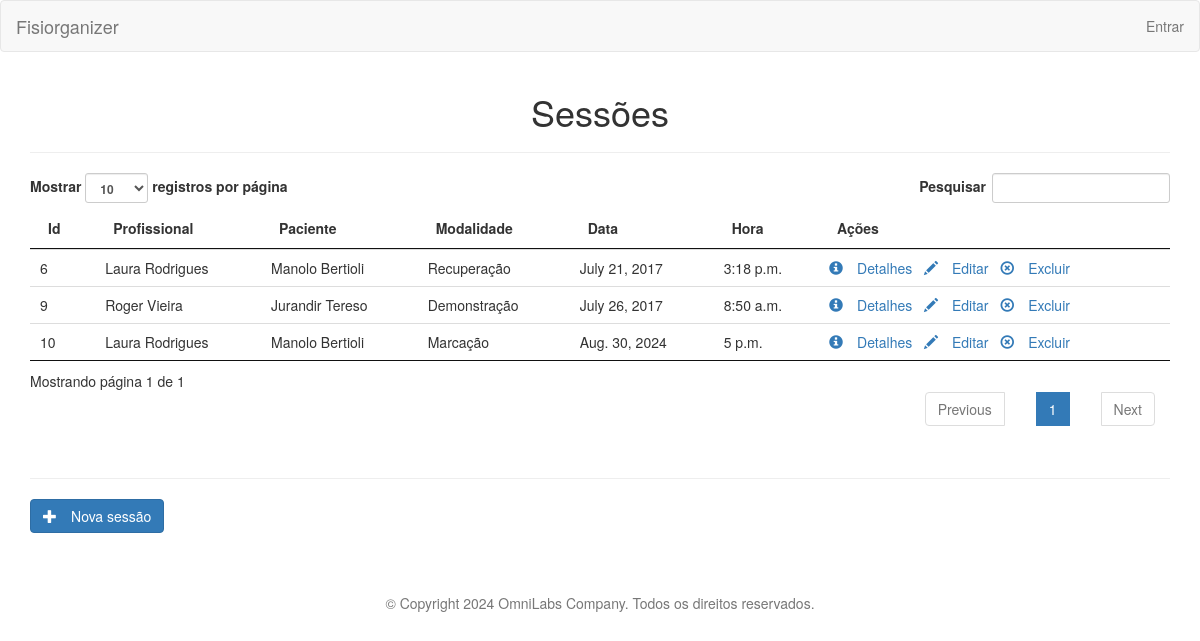
Before: /session/list/ with the older database file.
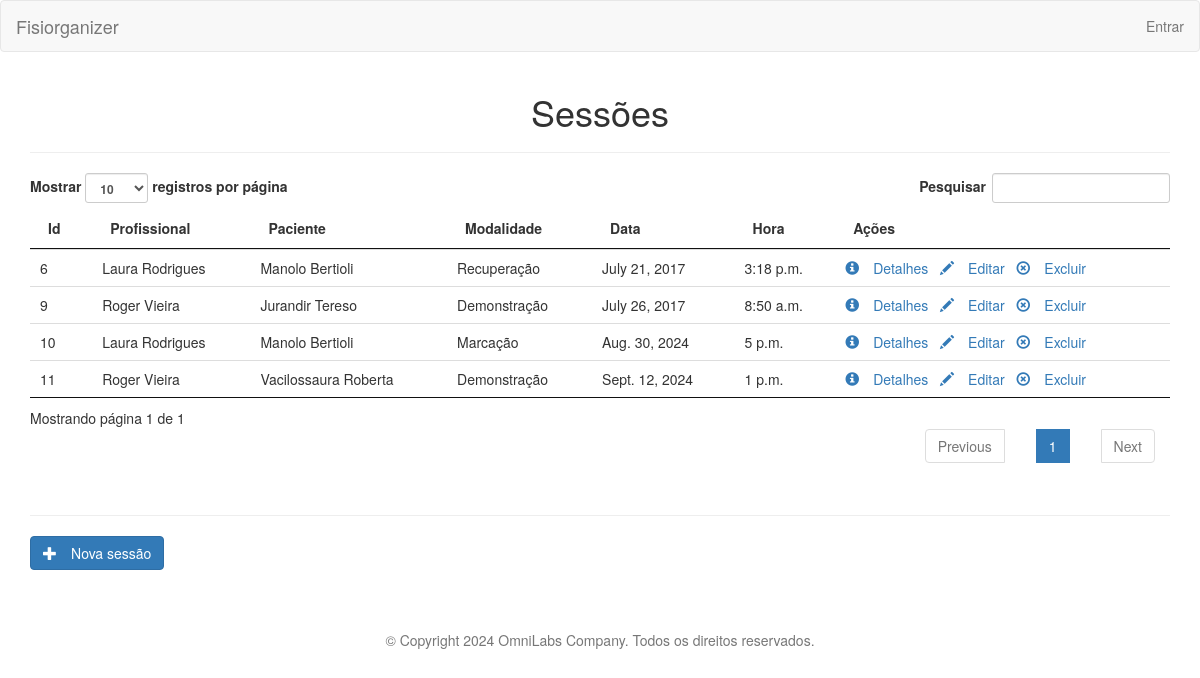
After: the same page with the newer database file.
### Fisiorganizer_SITE/models.py (models this page shows, shortened)
class Session(models.Model):
    id = models.AutoField(primary_key=True)
    modality = models.ForeignKey(Modality, on_delete=models.CASCADE)
    instructor = models.ForeignKey(User, on_delete=models.CASCADE)
    customer = models.ForeignKey(Patient, on_delete=models.CASCADE)
    date = models.DateField()
    time = models.TimeField()

class Patient(models.Model):
    id = models.AutoField(primary_key=True)
    name = models.CharField(max_length=100, blank=False, default='')
    address = models.CharField(max_length=150, blank=True)
    city = models.CharField(max_length=25)
    cellphone = models.PositiveIntegerField(blank=False, null=False)
    details = models.TextField(max_length=500, blank=True)
    born_date = models.DateField(blank=False, default='1900-01-01')

class Modality(models.Model):
    id = models.AutoField(primary_key=True)
    name = models.CharField(max_length=150, blank=False)

### Fisiorganizer_SITE/views/session_view.py (the view)
# urls.py: path('list/', SessionListView.as_view(), name='session_list'),
class SessionListView(ListView):
    model = Session
    template_name = 'session/session_list.html'

### Fisiorganizer_SITE/templates/session/session_list.html (shortened to what this page needs)
{% extends "layout.html" %}
{% load widget_tweaks %}
{% load static %}
{% block content %}
<h1 class="text-center">Sessões</h1>
<hr>
    <table id="sessionsTable" class="table">
        <thead>
        <tr>
            <th>Id</th>
            <th>Profissional</th>
            <th>Paciente</th>
            <th>Modalidade</th>
            <th>Data</th>
            <th>Hora</th>
            <th>Ações</th>
        </tr>
        </thead>
        <tbody>
        {% for session in object_list %}
        <tr>
            <td>
                {{ session.id }}
            </td>
            <td>
                {{ session.instructor.first_name }} {{ session.instructor.last_name }}
            </td>
            <td>
                {{ session.customer.name }}
            </td>
            <td>
                {{ session.modality.name }}
            </td>
            <td>
                {{ session.date }}
            </td>
           <td>
                {{ session.time }}
            </td>
            <td>
                <a href="{% url 'session_detail' pk=session.id %}" class="" role="button">
                    <span class="glyphicon glyphicon-info-sign" aria-hidden="true">&nbsp;</span>Detalhes
                </a>
                <span>&nbsp;</span>
                <a href="{% url 'session_edit' pk=session.id %}" class="" role="button">
                    <span class="glyphicon glyphicon-pencil" aria-hidden="true">&nbsp;</span>Editar
                </a>
                <span>&nbsp;</span>
                <a class="" role="button" name="delete" data-id="{{ session.id }}">
                    <span class="glyphicon glyphicon-remove-circle" aria-hidden="true">&nbsp;</span>Excluir
                </a>
            </td>
        </tr>
        {% endfor %}
        </tbody>
    </table>
<hr>
    <a href="{% url 'session_create' %}" id="id_add_session" class="btn btn-primary" role="button">
        <span class="glyphicon glyphicon-plus" aria-hidden="true">&nbsp;</span>Nova sessão
    </a>
{% endblock %}

Changed rows visible on the page:
added Session: id "11", instructor.first_name "Roger", instructor.last_name "Vieira", customer.name "Vacilossaura Roberta", modality.name "Demonstração", date "Sept. 12, 2024", time "1 p.m."
